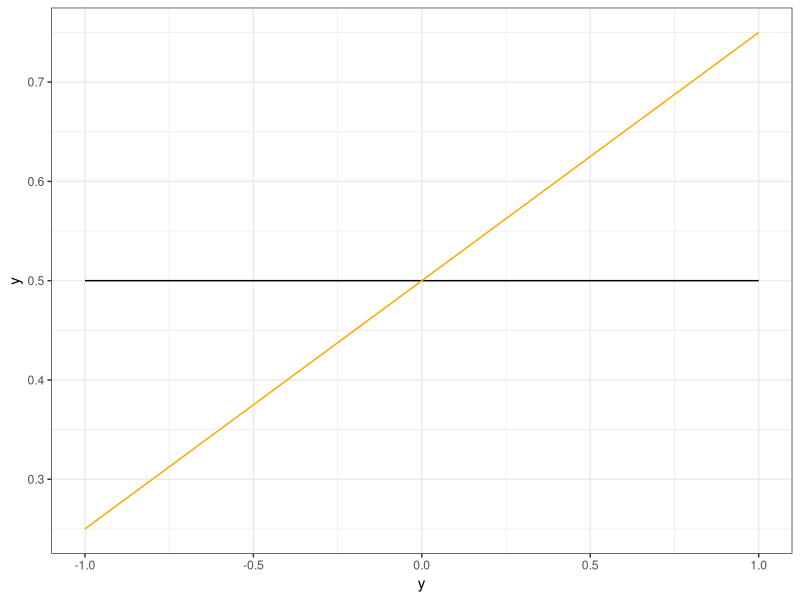

Write the R code that produced this figure.
## ---- chunk 1
library(ggplot2)
f <- function(y, theta) {
  (1 + theta * y) / 2
}

ggplot(data = data.frame(y = c(-1, 1)), mapping = aes(x = y)) +
  stat_function(fun = f, args = list(theta = 0)) +
  stat_function(fun = f, args = list(theta = 0.5), color = "orange") +
  theme_bw()
